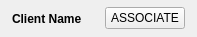
<?xml version="1.0" encoding="UTF-8"?>
<ui version="4.0">
 <class>SoftwareUpdateClientWidget</class>
 <widget class="QWidget" name="SoftwareUpdateClientWidget">
  <property name="geometry">
   <rect>
    <x>0</x>
    <y>0</y>
    <width>197</width>
    <height>37</height>
   </rect>
  </property>
  <property name="sizePolicy">
   <sizepolicy hsizetype="Preferred" vsizetype="Fixed">
    <horstretch>0</horstretch>
    <verstretch>0</verstretch>
   </sizepolicy>
  </property>
  <property name="windowTitle">
   <string>FileWave Kiosk</string>
  </property>
  <property name="autoFillBackground">
   <bool>false</bool>
  </property>
  <layout class="QHBoxLayout" name="horizontalLayout_2">
   <property name="leftMargin">
    <number>12</number>
   </property>
   <property name="topMargin">
    <number>6</number>
   </property>
   <property name="rightMargin">
    <number>12</number>
   </property>
   <property name="bottomMargin">
    <number>6</number>
   </property>
   <item>
    <layout class="QVBoxLayout" name="verticalLayout">
     <property name="spacing">
      <number>0</number>
     </property>
     <item>
      <spacer name="verticalSpacer_2">
       <property name="orientation">
        <enum>Qt::Vertical</enum>
       </property>
       <property name="sizeHint" stdset="0">
        <size>
         <width>20</width>
         <height>0</height>
        </size>
       </property>
      </spacer>
     </item>
     <item>
      <widget class="QLabel" name="nameLabel">
       <property name="sizePolicy">
        <sizepolicy hsizetype="MinimumExpanding" vsizetype="Preferred">
         <horstretch>0</horstretch>
         <verstretch>0</verstretch>
        </sizepolicy>
       </property>
       <property name="font">
        <font>
         <weight>75</weight>
         <bold>true</bold>
        </font>
       </property>
       <property name="autoFillBackground">
        <bool>false</bool>
       </property>
       <property name="text">
        <string>Client Name</string>
       </property>
      </widget>
     </item>
     <item>
      <spacer name="verticalSpacer">
       <property name="orientation">
        <enum>Qt::Vertical</enum>
       </property>
       <property name="sizeHint" stdset="0">
        <size>
         <width>20</width>
         <height>0</height>
        </size>
       </property>
      </spacer>
     </item>
    </layout>
   </item>
   <item>
    <widget class="QPushButton" name="associateButton">
     <property name="enabled">
      <bool>true</bool>
     </property>
     <property name="sizePolicy">
      <sizepolicy hsizetype="Maximum" vsizetype="Fixed">
       <horstretch>0</horstretch>
       <verstretch>0</verstretch>
      </sizepolicy>
     </property>
     <property name="text">
      <string>ASSOCIATE</string>
     </property>
     <property name="flat">
      <bool>false</bool>
     </property>
    </widget>
   </item>
  </layout>
 </widget>
 <resources/>
 <connections/>
</ui>
